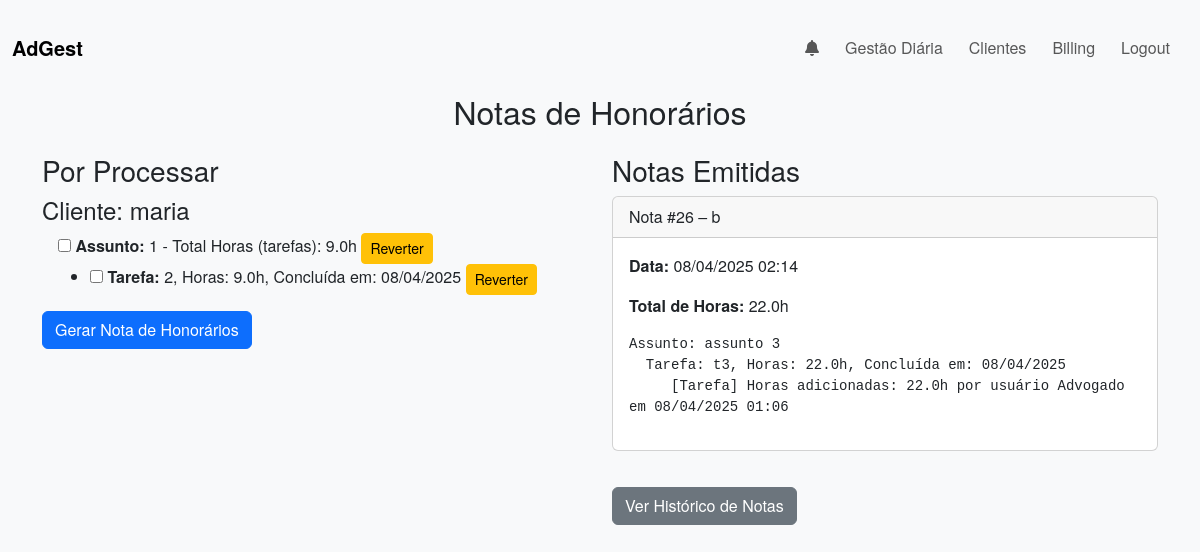
Before: /billing (signed in) with the older database file.
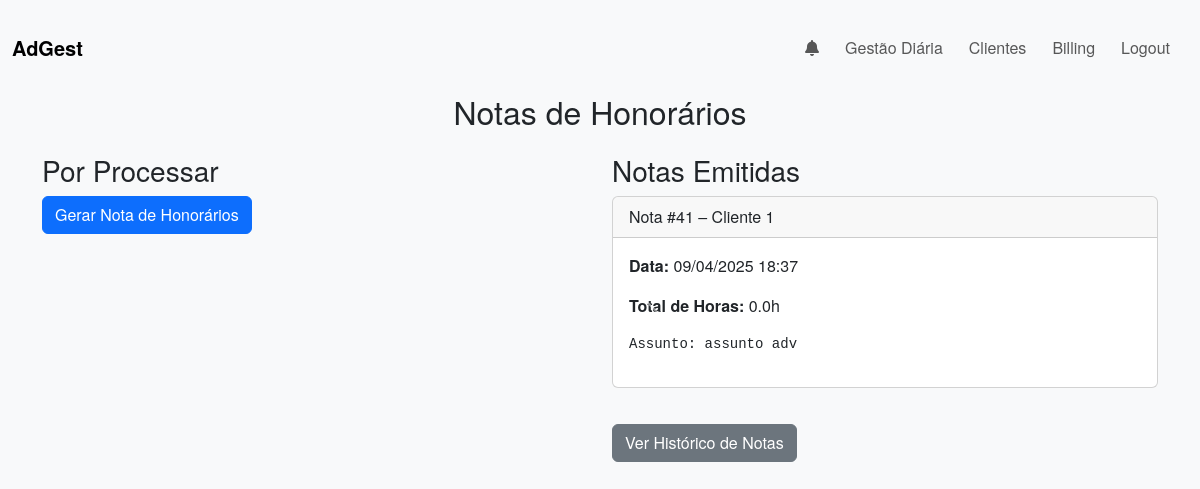
After: the same page with the newer database file.
### app/models.py (models this page shows, shortened)
class Client(db.Model):
    __tablename__ = 'clients'
    id = db.Column(db.Integer, primary_key=True)
    user_id = db.Column(db.Integer, db.ForeignKey('users.id'), nullable=False)
    name = db.Column(db.String(100), nullable=False)  # unique=True removido
    number_interno = db.Column(db.String(50), nullable=True)
    nif = db.Column(db.String(50), nullable=True)
    address = db.Column(db.String(200), nullable=True)
    email = db.Column(db.String(100), nullable=True)
    telephone = db.Column(db.String(20), nullable=True)
    assuntos = db.relationship('Assunto', backref='client', lazy=True)
    __table_args__ = (
        db.UniqueConstraint('user_id', 'name', name='uq_user_clientname'),
    )
    shares = db.relationship('ClientShare', backref='client', lazy='dynamic')

class Assunto(db.Model):
    __tablename__ = 'assuntos'
    id = db.Column(db.Integer, primary_key=True)
    user_id = db.Column(db.Integer, db.ForeignKey('users.id'), nullable=False)  # Dono
    client_id = db.Column(db.Integer, db.ForeignKey('clients.id'), nullable=False)
    nome_assunto = db.Column(db.String(100), nullable=False)
    due_date = db.Column(db.Date, nullable=True)
    sort_order = db.Column(db.Integer, default=0)
    horas_assunto = db.Column(db.Float, default=0.0)
    is_completed = db.Column(db.Boolean, default=False)
    is_billed = db.Column(db.Boolean, default=False)
    completed_by = db.Column(db.Integer, db.ForeignKey('users.id'), nullable=True)
    created_at = db.Column(db.DateTime, default=datetime.utcnow)
    updated_at = db.Column(db.DateTime, onupdate=datetime.utcnow)
    tarefas = db.relationship('Tarefa', backref='assunto', cascade="all, delete-orphan", lazy='dynamic')
    shared_with = db.relationship(
        'User',
        secondary=shared_assuntos,
        backref=db.backref('shared_assuntos', lazy='dynamic', overlaps="assuntos_compartilhados,compartilhados"),
        lazy='dynamic',
        overlaps="assuntos_compartilhados,compartilhados"
    )
    user = db.relationship("User", backref="assuntos_criados", foreign_keys=lambda: [Assunto.__table__.c.user_id])

class Tarefa(db.Model):
    __tablename__ = 'tarefas'
    id = db.Column(db.Integer, primary_key=True)
    user_id = db.Column(db.Integer, db.ForeignKey('users.id'), nullable=False)
    assunto_id = db.Column(db.Integer, db.ForeignKey('assuntos.id'), nullable=False)
    nome_tarefa = db.Column(db.String(100), nullable=False)
    descricao = db.Column(db.String(200), nullable=True)
    due_date = db.Column(db.Date, nullable=True)
    sort_order = db.Column(db.Integer, default=0)
    is_completed = db.Column(db.Boolean, default=False)
    horas = db.Column(db.Float, default=0.0)
    is_billed = db.Column(db.Boolean, default=False)
    data_conclusao = db.Column(db.Date, nullable=True)
    completed_by = db.Column(db.Integer, db.ForeignKey('users.id'), nullable=True)
    created_at = db.Column(db.DateTime, default=datetime.utcnow)
    updated_at = db.Column(db.DateTime, onupdate=datetime.utcnow)
    user = db.relationship("User", backref="tarefas_criadas", foreign_keys=lambda: [Tarefa.__table__.c.user_id])

class NotaHonorarios(db.Model):
    __tablename__ = 'nota_honorarios'
    id = db.Column(db.Integer, primary_key=True)
    user_id = db.Column(db.Integer, db.ForeignKey('users.id'), nullable=False)
    client_id = db.Column(db.Integer, db.ForeignKey('clients.id'), nullable=False)
    created_at = db.Column(db.DateTime, default=datetime.utcnow)
    details = db.Column(db.Text)  # Lista de itens faturados (por exemplo, "Tarefa 5, Prazo 3")
    total_hours = db.Column(db.Float, default=0.0)
    is_confirmed = db.Column(db.Boolean, default=False)  # Pode ser usado para indicar se a nota já foi finalizada
    client = db.relationship('Client', backref='nota_honorarios')

### app/routes.py (the view, shortened to what this page needs)
@main.route('/billing', methods=['GET', 'POST'])
@login_required
def billing():
    if request.method == "POST":
        selected_items = request.form.getlist('items')
        if not selected_items:
            flash("Nenhum item selecionado.", "warning")
            return redirect(url_for('main.billing'))
        client_groups = {}
        for sel in selected_items:
            t, id_str = sel.split('-')
            item_id = int(id_str)
            if t == 'assunto':
                item = Assunto.query.get(item_id)
                client_id = item.client_id
                group = client_groups.setdefault(client_id, {"subjects": set(), "tasks": set(), "prazos": set()})
                group["subjects"].add(item_id)
            elif t == 'tarefa':
                item = Tarefa.query.get(item_id)
                client_id = item.assunto.client_id
                group = client_groups.setdefault(client_id, {"subjects": set(), "tasks": set(), "prazos": set()})
                group["tasks"].add(item_id)
            elif t == 'prazo':
                item = PrazoJudicial.query.get(item_id)
                client_id = item.client_id
                group = client_groups.setdefault(client_id, {"subjects": set(), "tasks": set(), "prazos": set()})
                group["prazos"].add(item_id)
            else:
                flash("Tipo de item inválido.", "danger")
                return redirect(url_for('main.billing'))
        for client_id, items in client_groups.items():
            total_hours = 0
            details_lines = []
            for subj_id in items["subjects"]:
                subj = Assunto.query.get(subj_id)
                subj.is_billed = True
                details_lines.append(f"Assunto: {subj.nome_assunto}")
                registros_assunto = HoraAdicao.query.filter_by(item_type='assunto', item_id=subj.id).all()
                for reg in registros_assunto:
                    usuario = User.query.get(reg.user_id)
                    details_lines.append(
                        f"  [Assunto] Horas adicionadas: {reg.horas_adicionadas}h por usuário {usuario.username} em {reg.timestamp.strftime('%d/%m/%Y %H:%M')}"
                    )
                for task in subj.tarefas:
                    if task.is_completed and not task.is_billed:
                        task.is_billed = True
                        total_hours += task.horas
                        completion_date = task.data_conclusao.strftime('%d/%m/%Y') if task.data_conclusao else "N/A"
                        registros_tarefa = HoraAdicao.query.filter_by(item_type='tarefa', item_id=task.id).all()
                        detalhe_tarefa = f"  Tarefa: {task.nome_tarefa}, Horas: {task.horas}h, Concluída em: {completion_date}"
                        for reg in registros_tarefa:
                            usuario = User.query.get(reg.user_id)
                            detalhe_tarefa += f"\n     [Tarefa] Horas adicionadas: {reg.horas_adicionadas}h por usuário {usuario.username} em {reg.timestamp.strftime('%d/%m/%Y %H:%M')}"
                        details_lines.append(detalhe_tarefa)
            for task_id in items["tasks"]:
                task = Tarefa.query.get(task_id)
                if task.assunto.id in items["subjects"]:
                    continue
                if task.is_completed and not task.is_billed:
                    task.is_billed = True
                    total_hours += task.horas
                    completion_date = task.data_conclusao.strftime('%d/%m/%Y') if task.data_conclusao else "N/A"
                    registros_tarefa = HoraAdicao.query.filter_by(item_type='tarefa', item_id=task.id).all()
                    detalhe_tarefa = f"Tarefa: {task.nome_tarefa}, Horas: {task.horas}h, Concluída em: {completion_date}"
                    for reg in registros_tarefa:
                        usuario = User.query.get(reg.user_id)
                        detalhe_tarefa += f"\n     [Tarefa] Horas adicionadas: {reg.horas_adicionadas}h por usuário {usuario.username} em {reg.timestamp.strftime('%d/%m/%Y %H:%M')}"
                    details_lines.append(detalhe_tarefa)
            for prazo_id in items["prazos"]:
                prazo = PrazoJudicial.query.get(prazo_id)
                prazo.is_billed = True
                total_hours += prazo.horas
                data_conclusao = prazo.data_conclusao.strftime('%d/%m/%Y') if prazo.data_conclusao else "N/A"
                detalhe_prazo = f"Prazo: {prazo.assunto} (Processo: {prazo.processo}), Horas: {prazo.horas}h, Concluído em: {data_conclusao}"
                registros_prazo = HoraAdicao.query.filter_by(item_type='prazo', item_id=prazo.id).all()
                for reg in registros_prazo:
                    usuario = User.query.get(reg.user_id)
                    detalhe_prazo += f"\n     [Prazo] Horas adicionadas: {reg.horas_adicionadas}h por usuário {usuario.username} em {reg.timestamp.strftime('%d/%m/%Y %H:%M')}"
                details_lines.append(detalhe_prazo)
            nota = NotaHonorarios(
                user_id=current_user.id,
                client_id=client_id,
                total_hours=total_hours,
                details="\n".join(details_lines),
                is_confirmed=True
            )
            db.session.add(nota)
            shared_client = Client.query.get(client_id)
            shared_users = [share.user for share in shared_client.shares.all()]
            client_owner = User.query.get(shared_client.user_id)
            envolvidos = set(shared_users + [client_owner])
            for u in envolvidos:
                if u.id != current_user.id:
                    mensagem = f"{current_user.nickname} gerou nota de honorários para o cliente {shared_client.name}."
                    link = url_for('main.client_info', client_id=shared_client.id)
                    criar_notificacao(u.id, "billing", mensagem, link)
        db.session.commit()
        flash("Notas de honorários geradas com sucesso!", "success")
        return redirect(url_for('main.billing'))
    else:
        billable_assuntos = Assunto.query.filter(
            Assunto.is_completed == True,
            Assunto.is_billed == False,
            or_(
                Assunto.user_id == current_user.id,
                Assunto.shared_with.any(id=current_user.id),
                Assunto.completed_by == current_user.id
            )
        ).all()
        grouped_data = {}
        billable_tarefas = Tarefa.query.filter(
            Tarefa.is_completed == True,
            Tarefa.is_billed == False,
        ).all()
        for t in billable_tarefas:
            subj_id = t.assunto.id
            c_id = t.assunto.client_id
            if c_id not in grouped_data:
                grouped_data[c_id] = {"client": t.assunto.client, "assuntos": {}, "prazos": []}
            if subj_id not in grouped_data[c_id]["assuntos"]:
                grouped_data[c_id]["assuntos"][subj_id] = {"assunto": t.assunto, "tarefas": []}
            if t not in grouped_data[c_id]["assuntos"][subj_id]["tarefas"]:
                grouped_data[c_id]["assuntos"][subj_id]["tarefas"].append(t)
        billable_prazos = PrazoJudicial.query.filter(
            PrazoJudicial.status == True,
            PrazoJudicial.is_billed == False,
            or_(
                PrazoJudicial.user_id == current_user.id,
                PrazoJudicial.shared_with.any(id=current_user.id),
                PrazoJudicial.completed_by == current_user.id
            )
        ).all()
        for p in billable_prazos:
            c_id = p.client_id
            if c_id not in grouped_data:
                grouped_data[c_id] = {"client": p.client, "assuntos": {}, "prazos": []}
            grouped_data[c_id]["prazos"].append(p)
        nota_honorarios = NotaHonorarios.query.filter_by(user_id=current_user.id).order_by(NotaHonorarios.created_at.desc()).all()
        return render_template('billing_grouped.html', grouped_data=grouped_data, nota_honorarios=nota_honorarios)

### app/routes.py (called while the page is built)
@main.context_processor
def inject_notifications():
    if current_user.is_authenticated:
        notifs_nao_lidas = Notification.query.filter_by(
            user_id=current_user.id, is_read=False
        ).order_by(Notification.timestamp.desc()).all()
        unread = len(notifs_nao_lidas)
        return dict(notifications=notifs_nao_lidas, unread_count=unread)
    return dict(notifications=[], unread_count=0)

### app/templates/billing_grouped.html (shortened to what this page needs)
{% extends "base.html" %}
{% block content %}
<div class="text-center mb-4">
  <h2>Notas de Honorários</h2>
</div>
<div class="row">
  <div class="col-md-6">
    <h3>Por Processar</h3>
    <form method="POST" id="billingForm">
      {% for client_id, group in grouped_data.items() %}
        <div class="mb-3">
          <h4>Cliente: {{ group.client.name }}</h4>
          {% for assunto_id, a_data in group.assuntos.items() %}
            <div class="ms-3 mb-2">
              <label class="{% if a_data.assunto.shared_with.count() > 0 %}shared-item{% endif %}">
                <input type="checkbox" name="items" value="assunto-{{ a_data.assunto.id }}" class="subject-checkbox">
                <strong>Assunto:</strong> {{ a_data.assunto.nome_assunto }} - Total Horas (tarefas): {{ a_data.tarefas|map(attribute='horas')|sum }}h
              </label>
              <a href="#" class="btn btn-sm btn-warning" onclick="revertItem('assunto', {{ a_data.assunto.id }}); return false;">Reverter</a>
              {% if a_data.tarefas %}
                <ul>
                  {% for tarefa in a_data.tarefas %}
                    <li>
                      <label class="{% if a_data.assunto.shared_with.count() > 0 %}shared-item{% endif %}">
                        <input type="checkbox" name="items" value="tarefa-{{ tarefa.id }}" data-subject-id="{{ a_data.assunto.id }}">
                        <strong>Tarefa:</strong> {{ tarefa.nome_tarefa }},
                        Horas: {{ tarefa.horas }}h,
                        Concluída em: {% if tarefa.data_conclusao %}{{ tarefa.data_conclusao.strftime('%d/%m/%Y') }}{% else %}N/A{% endif %}
                      </label>
                      <a href="#" class="btn btn-sm btn-warning" onclick="revertItem('tarefa', {{ tarefa.id }}); return false;">Reverter</a>
                    </li>
                  {% endfor %}
                </ul>
              {% endif %}
            </div>
          {% endfor %}
        </div>
      {% endfor %}
      <button type="submit" class="btn btn-primary">Gerar Nota de Honorários</button>
    </form>
  </div>
  <div class="col-md-6">
    <h3>Notas Emitidas</h3>
    {% if nota_honorarios and nota_honorarios|length > 0 %}
      <div id="billingCarousel" class="carousel slide" data-bs-interval="false">
        <div class="carousel-inner">
          {% for nota in nota_honorarios %}
            <div class="carousel-item {% if loop.first %}active{% endif %}">
              <div class="card">
                <div class="card-header">
                  Nota #{{ nota.id }} – {{ nota.client.name }}
                </div>
                <div class="card-body">
                  <p><strong>Data:</strong> {{ nota.created_at.strftime('%d/%m/%Y %H:%M') }}</p>
                  <p><strong>Total de Horas:</strong> {{ nota.total_hours }}h</p>
                  <pre style="white-space: pre-wrap;">{{ nota.details }}</pre>
                </div>
              </div>
            </div>
          {% endfor %}
        </div>
        <button class="carousel-control-prev" type="button" data-bs-target="#billingCarousel" data-bs-slide="prev">
          <span class="carousel-control-prev-icon" aria-hidden="true"></span>
        </button>
        <button class="carousel-control-next" type="button" data-bs-target="#billingCarousel" data-bs-slide="next">
          <span class="carousel-control-next-icon" aria-hidden="true"></span>
        </button>
      </div>
    {% else %}
      <p>Nenhuma nota emitida ainda.</p>
    {% endif %}
    <div class="mt-3">
      <a href="{{ url_for('main.billing_historico') }}" class="btn btn-secondary">Ver Histórico de Notas</a>
    </div>
  </div>
</div>
{% endblock %}

Changed rows visible on the page:
no longer on this page (row unchanged): Client: client.name "maria"
no longer on this page (row edited): Assunto: assunto.nome_assunto "1"
no longer on this page (row edited): Tarefa: nome_tarefa "2", horas "9.0", data_conclusao "08/04/2025"
no longer on this page (row unchanged): NotaHonorarios: id "26", client.name "b", created_at "08/04/2025 02:14", total_hours "22.0", details "Assunto: assunto 3 Tarefa: t3, Horas: 22.0h, Concluída em: 08/04/2025 [Tarefa] Horas adicionadas: 22.0h por usuário Advogado em 08/04/2025 01:06"
added NotaHonorarios: id "41", client.name "Cliente 1", created_at "09/04/2025 18:37", total_hours "0.0", details "Assunto: assunto adv"
Other visible differences:
list line gone: "Cliente: ☐ Assunto: - Total Horas (tarefas): 9.0 h Reverter"
